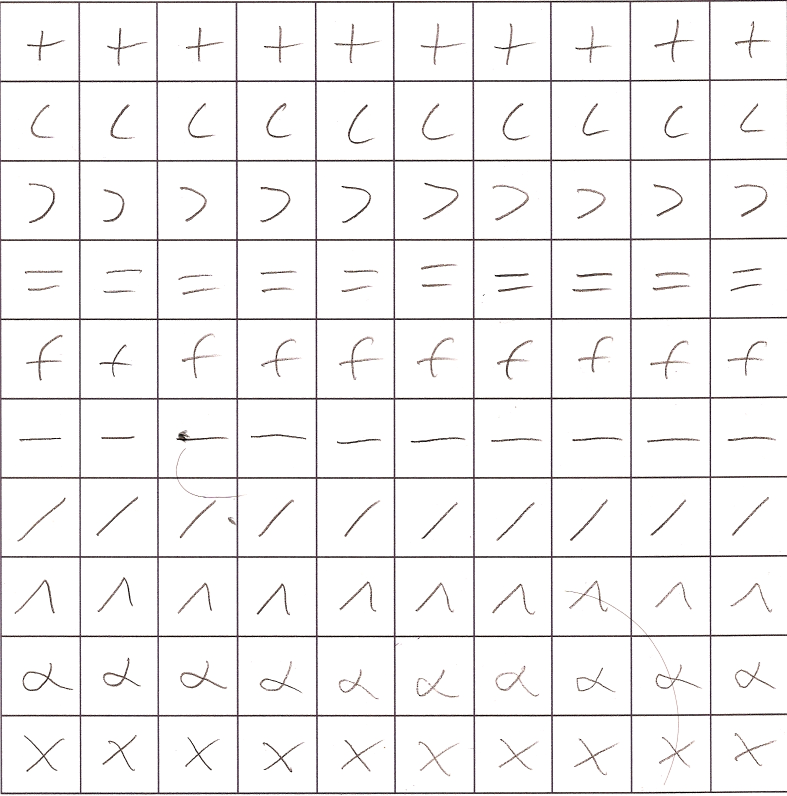
%> input picture ds_1.jpg, 1574 x 1592 px (shown at 1/2 size)
$ octave --eval "result = extract('ds_1.jpg');"   (GNU Octave 9; MATLAB toolbox functions it lacks are replaced by stand-ins)
%> lines starting %> are read from the running program, lines starting %| are printed output that depends on the picture; in (x1, y1, x2, y2) boxes, pixels count from 0 and x2, y2 are one past the last pixel; in counts of white or black regions, pixels touching at a corner belong together; the program's own positions count from 1
### segmenter2.m
%code stolen from:
%http://stackoverflow.com/questions/6972918/detect-a-rectangle-bound-of-an-
%character-or-object-in-black-white-or-binary-imag

%INPUT:
%     (optional)string that is the location of an image
%               if none is provided, 'images/dataset_proc/oren_9.jpg' is
%               used

%OUTPUT:
%       Character:  struct array with fields: BoundingBox
%

%TODO:
%0) fix name! segmeter2 -> segmenter
%1)   understand fully how this works
%       bwlabel:
%       http://www.mathworks.com/help/toolbox/images/ref/bwlabel.html

%2)   extract through bounding boxes
%       then pad to same size as images for classifier!
%

%PROBLEMS:
%   identifiers extra "characters"

function [Character] = segmeter2(varargin)

%check for input
nVarargs = length(varargin);

if nVarargs == 0
    %Read this image if no input provided
    Im = imread('images/dataset_proc/oren_9.jpg');
    %Im = imread('equation1.jpg');
else
   %if arg provided, read first input
%   Im = imread(str(varargin(1)));
   Im = imread(varargin{1});
%> Im is the input picture: size 1592x1574x3 uint8; mean R, G, B 244.3, 243.3, 243.5

end


Im_saved = Im; %added by me
%Im = Im(1:159,:);


%Make binary
Im(Im < 190) = 1;  %changed the threshold value from 128 to 190
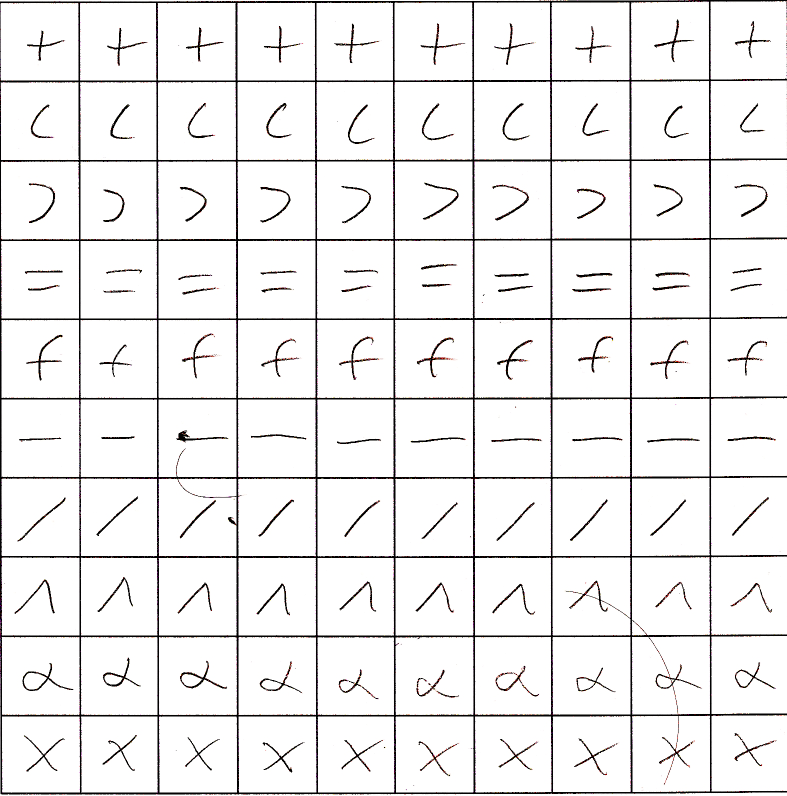
%> Im: size 1592x1574x3 uint8 (shown at 1/2 size); 6.23% of pixels changed, all inside (x1, y1, x2, y2) = (0, 0, 1574, 1589)
Im(Im >= 190) = 0;
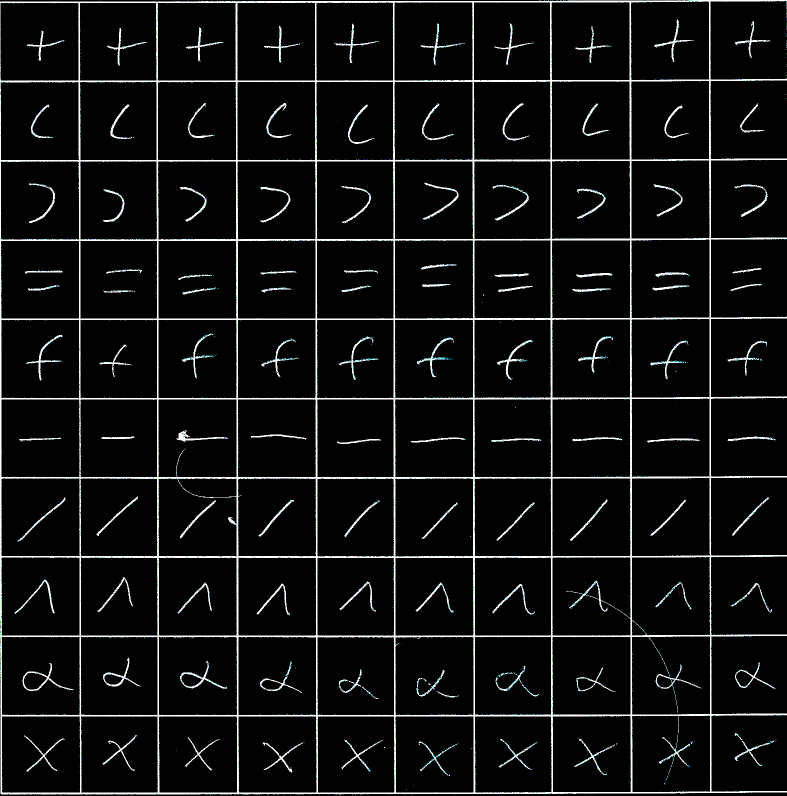
%> Im: size 1592x1574x3 uint8 (shown at 1/2 size); mean R, G, B 0.0593, 0.0619, 0.0617; drawn with 1 as white


%Segment out all connected regions
%> the run ends on the next line
ImL = bwlabel(Im);

%Get labels for all distinct regions
labels = unique(ImL);

%Remove label 0, corresponding to background
labels(labels==0) = [];

%Get bounding box for each segmentation
Character = struct('BoundingBox',zeros(1,4));
nrValidDetections = 0;
for i=1:length(labels)
    D = regionprops(ImL==labels(i));
    if (D.Area > 100)
        nrValidDetections = nrValidDetections + 1;
        Character(nrValidDetections).BoundingBox = D.BoundingBox;
    end %end if
end%end for i=1:length(labels)


%Visualize results
figure(1);
%imagesc(ImL); %removed by me
colormap('gray') %added by me
imagesc(Im_saved); %added by me


%xlim([0 200]); %no idea what this does yet, but it fucks shit up

for i=1:nrValidDetections
    rectangle('Position',[Character(i).BoundingBox(1) ...
                          Character(i).BoundingBox(2) ...
                          Character(i).BoundingBox(3) ...
                          Character(i).BoundingBox(4)]);
    %str = sprintf('%d',i);
    %text(Character(i).BoundingBox(1), Character(i).BoundingBox(2), str);

end %end for i=1:nrValidDetections
pause


end%end function

### extract.m
%extracts characters from a paper, resizes and puts them into matrices

%INPUT: array of bounding box structs
%OUTPUT: correct size matrices for each bounding box to feed to classifier
%centeredBox is a matrix of rows, each row containing a character
%boxPos contains x,y coordinates for the centroid the corresponding
%character

%TODO
%   determine centroid NOTE: possible error in centroid calculation
%   output image into subfolder
%   deal with case where caracter is greater than the bounding box
%

%Character = segmenter2('images/dataset_proc/oren_9.jpg');
%Im = imread('images/dataset_proc/oren_9.jpg');

%read formula1,turn to grayscale, save over
%x = imread('images/logic/formula1.jpg');
%x = rgb2gray(x);
%imwrite(x,sting,'jpg');

function [centeredBox pos] = extract(string)
%sting = 'images/logic/formula/formula1_crop.jpg';
%sting = 'demo/demo1.jpg';
%sting = 'images/numbers/eight_1.jpg';
Character = segmenter2(string);

%DO SOME NMS HERE
%Character = nonMaxSupp(Character);
%END NMS STUFF
numBoxes = size(Character,2);
Im = imread(string);

%read in a sample data image to get the correct output size
s = imread('images/data/1_0.jpg');
[a b] = size(s);

%output matrix O
centeredBox = zeros(numBoxes,a*b);
'STARTING LOOP'
for l = 1:numBoxes
    l
    someBox = Character(l).BoundingBox();
    %http://www.mathworks.com/help/toolbox/images/ref/regionprops.html#bqkf8hf

    box = floor(someBox); %??Iono why bounding box has non-integer fields

    %imagesc( Im(238:238+35,842:842+62)) %character(20) from oren_9
    %figure
    %imagesc( Im( box(1):box(1)+box(3),box(2):box(2)+box(4)))

    %ensure bounding box is within the image
    b1 = box(1);
    b2 = box(1)+box(3);
    b3 = box(2);
    b4 = box(2)+box(4);
    if(b1 < 1)
        b1 = 1;
        'case1'
    end
    if(b2 > size(Im,2))
        b2 = size(Im,1);
        'case2'
    end
    if(b3 < 1)
        b3 = 1;
        'case3'
    end
    if(b4 > size(Im,1))
        b4 = size(Im,2);
        'case4'
    end
    if(box(3) > 400 || box(4) > 400 )
        'too large'
        continue
    end
    I = Im(b3:b4,b1:b2); %extract pixels contained in bounding box
    % [5 lines of commented-out code are left out]

    if(size(I,1) > a & size(I,2) > b)
        I2 = I(1:a,1:b);
    elseif(size(I,1) > a)
        t = I(1:a-2,:);
        I2 = impad(t,[a b]);
    elseif(size(I,2) > b)
         t = I(:,1:b-2);
         I2 = impad(t,[a b]);
    else
        I2 = impad(I,[a b]);
    end %I2 now contains padded image


    % [6 lines of commented-out code are left out]

    centeredBox(l,:) = I2(:);


    %output the new image
    %output_name = [ num2str(l) '.jpg'];
    %imwrite(I2, colormap('gray'), output_name ,'JPEG'); %change this to output to a subfolder
end

pos = bbpos(Character) %this output needs to get used
end

$ run again, on ds_10.jpg
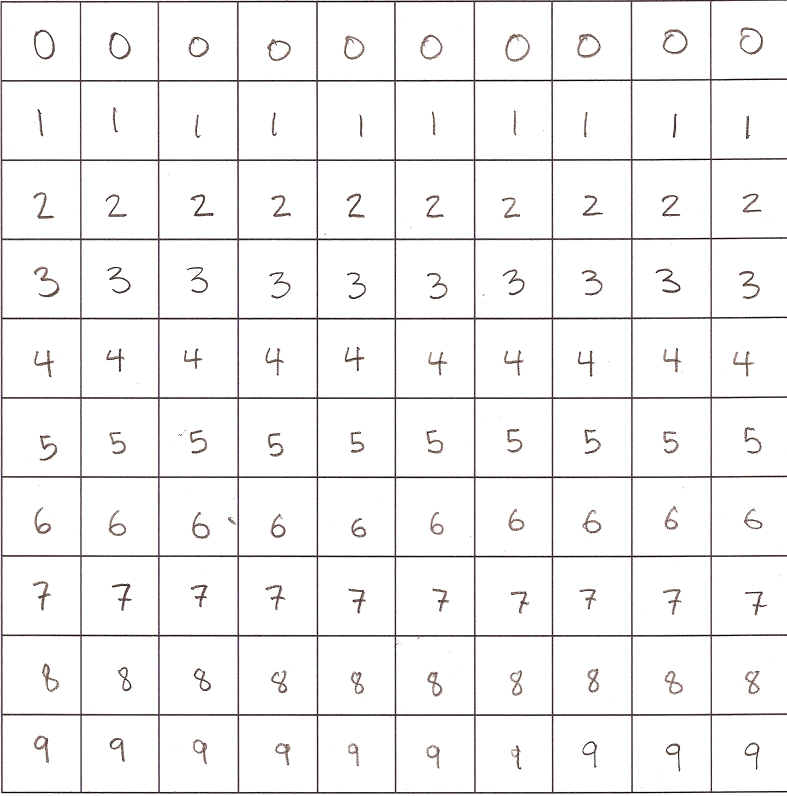
%> input picture ds_10.jpg, 1574 x 1592 px (shown at 1/2 size)
%> in segmeter2, Im is the input picture: size 1592x1574x3 uint8; mean R, G, B 244.4, 243.4, 243.6
%> in segmeter2, `Im(Im < 190) = 1;`:
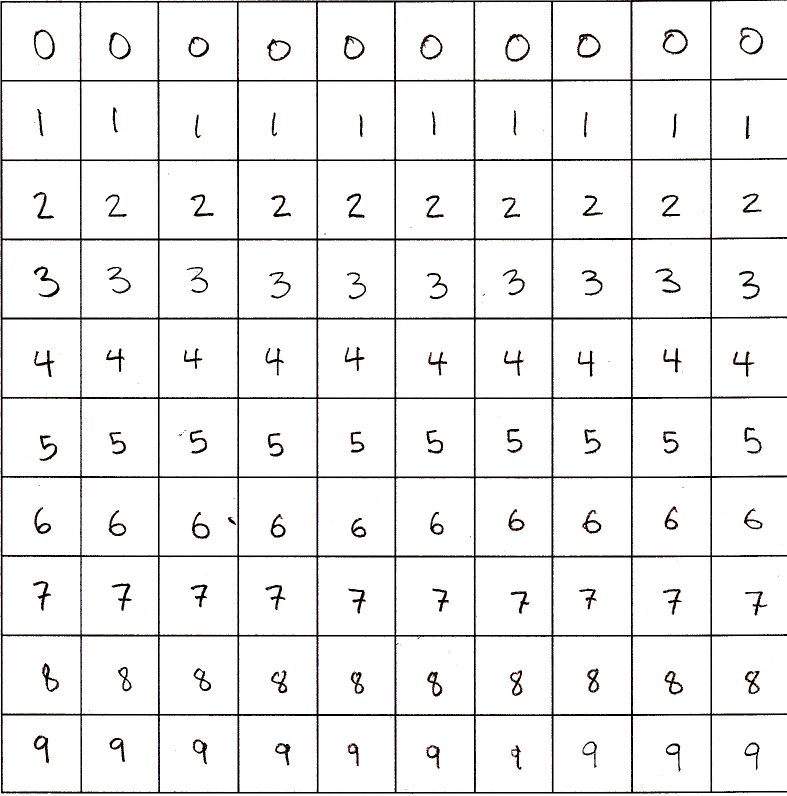
%> Im: size 1592x1574x3 uint8 (shown at 1/2 size); 6.08% of pixels changed, all inside (x1, y1, x2, y2) = (1, 0, 1574, 1588)
%> in segmeter2, `Im(Im >= 190) = 0;`:
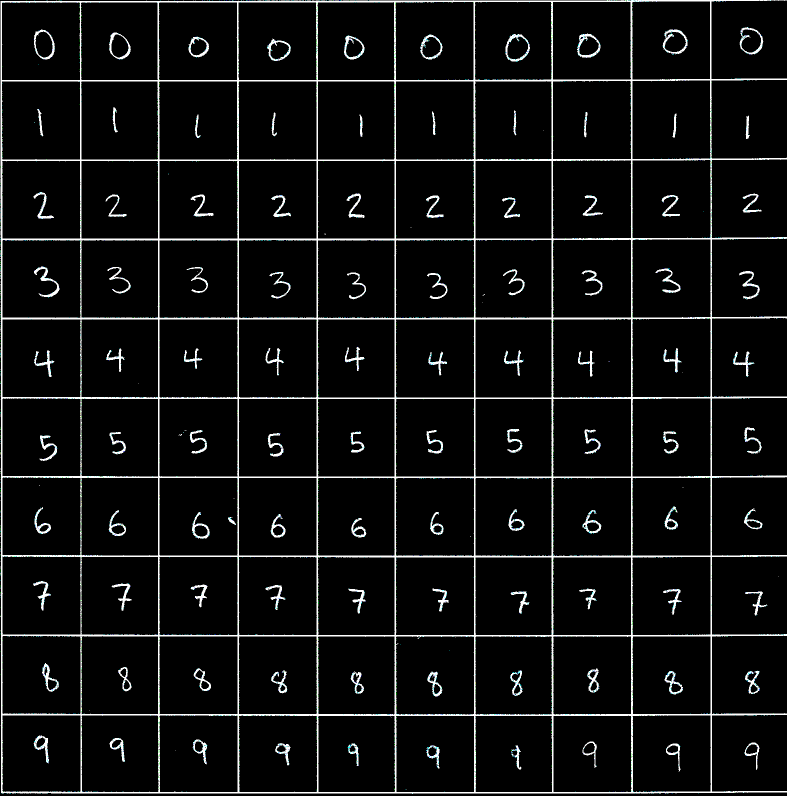
%> Im: size 1592x1574x3 uint8 (shown at 1/2 size); mean R, G, B 0.0585, 0.0605, 0.0602; drawn with 1 as white

$ run again, on ds_2.jpg
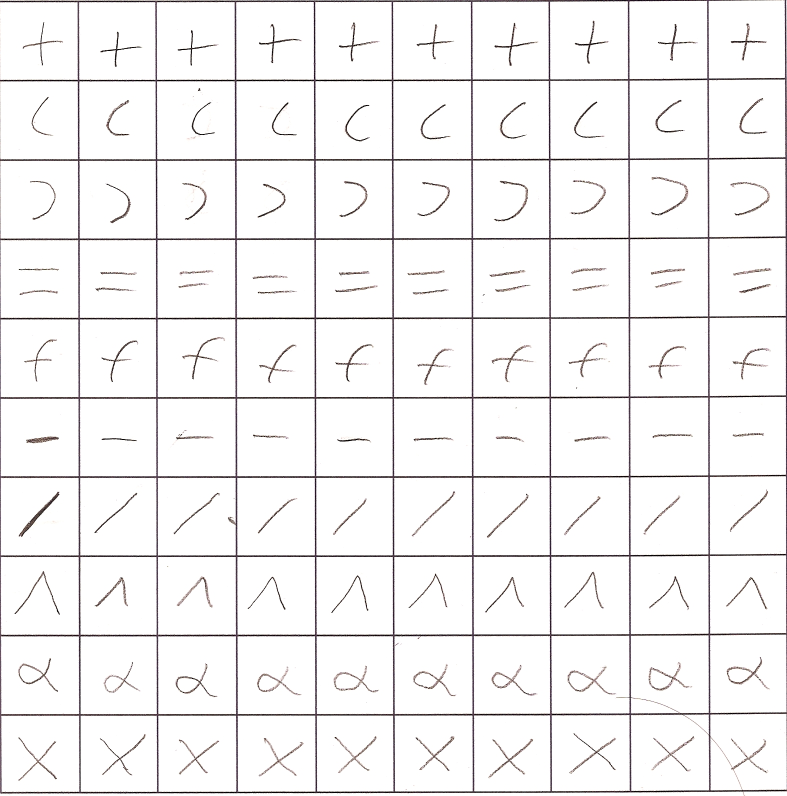
%> input picture ds_2.jpg, 1574 x 1592 px (shown at 1/2 size)
%> in segmeter2, Im is the input picture: size 1592x1574x3 uint8; mean R, G, B 244.2, 243.2, 243.5
%> in segmeter2, `Im(Im < 190) = 1;`:
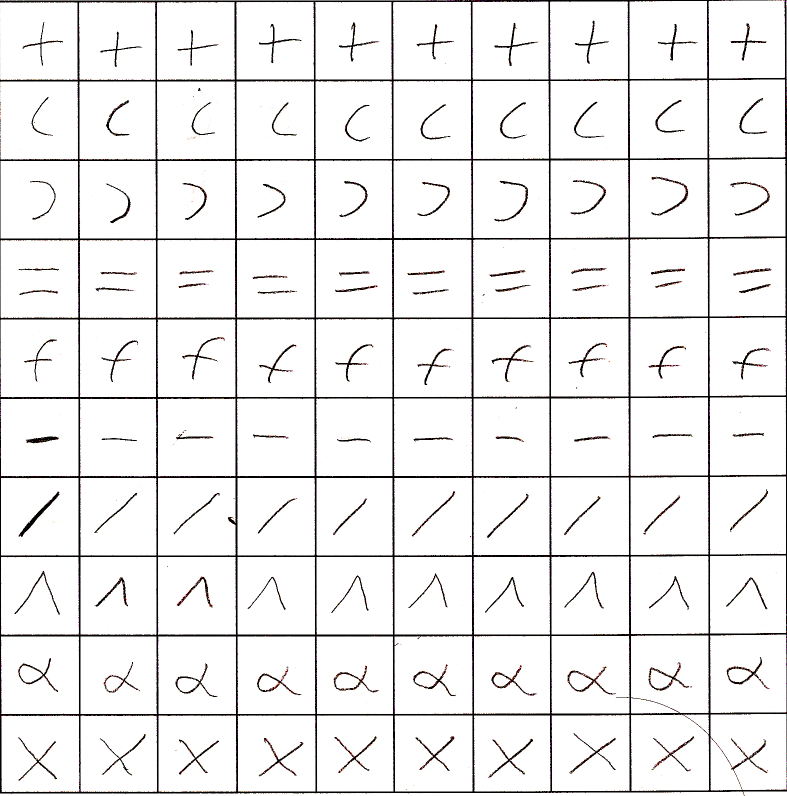
%> Im: size 1592x1574x3 uint8 (shown at 1/2 size); 6.29% of pixels changed, all inside (x1, y1, x2, y2) = (0, 0, 1574, 1592)
%> in segmeter2, `Im(Im >= 190) = 0;`:
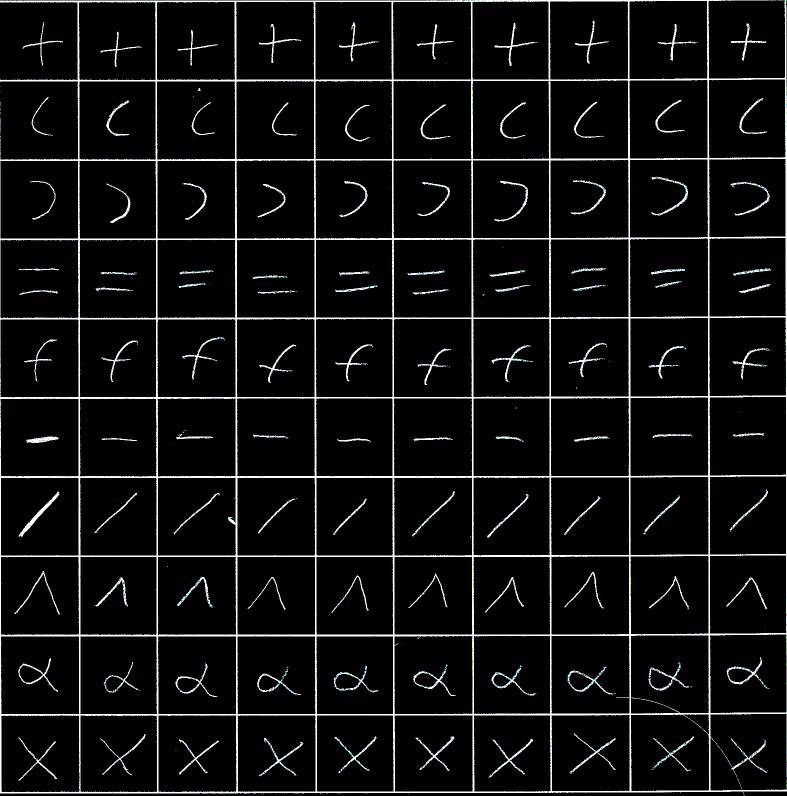
%> Im: size 1592x1574x3 uint8 (shown at 1/2 size); mean R, G, B 0.0598, 0.0625, 0.0622; drawn with 1 as white

$ run again, on ds_3.jpg
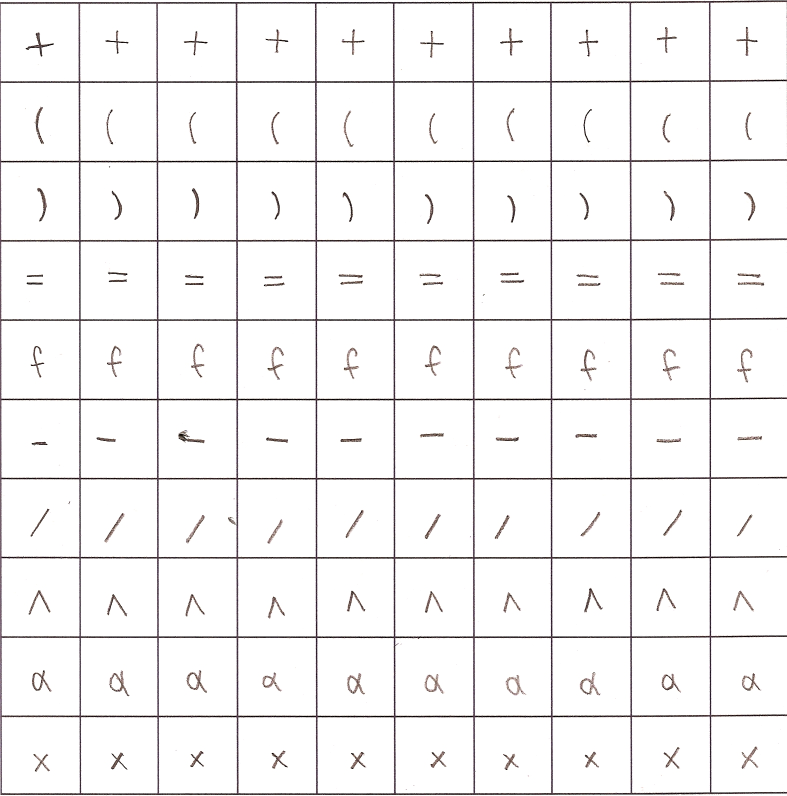
%> input picture ds_3.jpg, 1574 x 1592 px (shown at 1/2 size)
%> in segmeter2, Im is the input picture: size 1592x1574x3 uint8; mean R, G, B 245.2, 244.3, 244.4
%> in segmeter2, `Im(Im < 190) = 1;`:
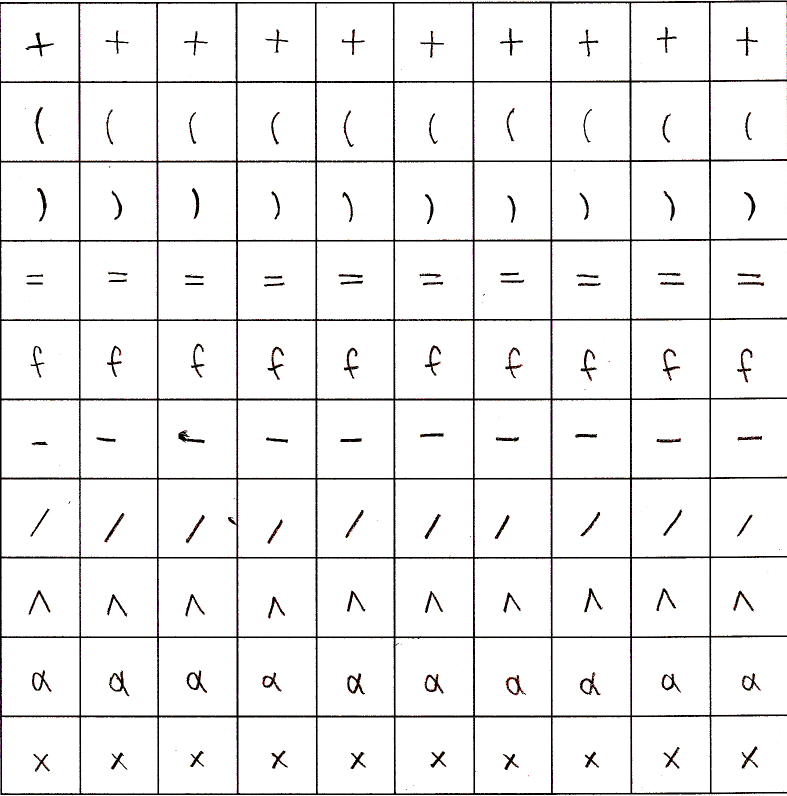
%> Im: size 1592x1574x3 uint8 (shown at 1/2 size); 5.69% of pixels changed, all inside (x1, y1, x2, y2) = (0, 1, 1574, 1591)
%> in segmeter2, `Im(Im >= 190) = 0;`:
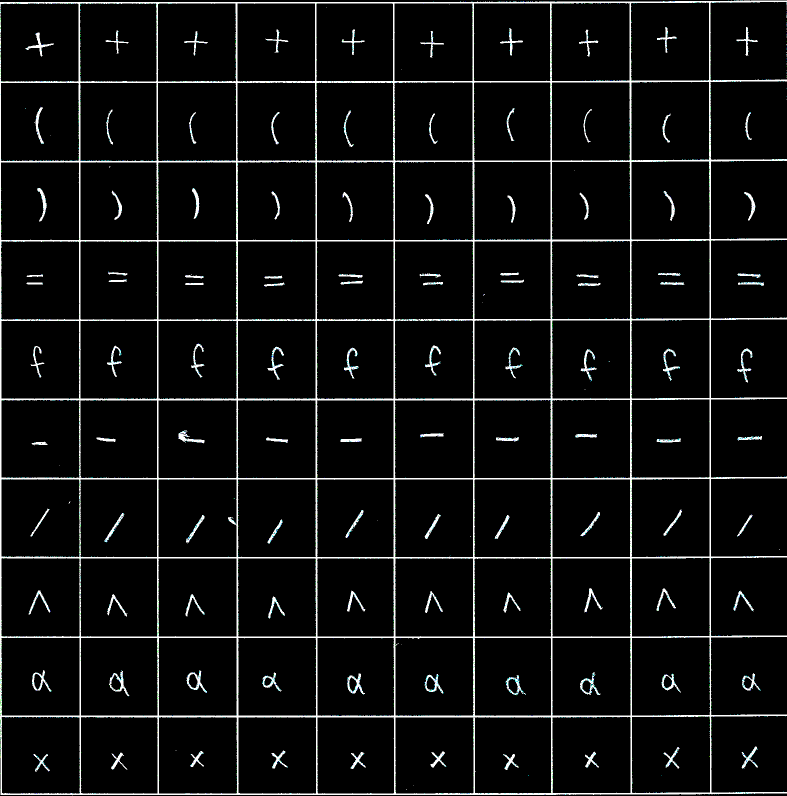
%> Im: size 1592x1574x3 uint8 (shown at 1/2 size); mean R, G, B 0.0546, 0.0566, 0.0563; drawn with 1 as white
